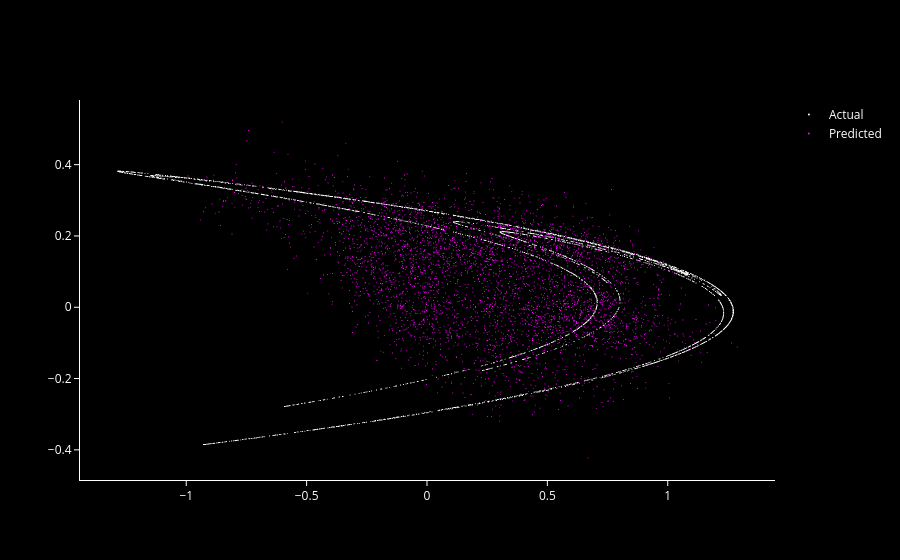

This figure's notebook cell:
### Code cell
henon_plot([Y_test, res_3["data"]["Y_pred"]], names=["Actual", "Predicted"])

### Figure 1 — Plotly figure (JSON) as saved in the notebook; plotly's stock layout.template omitted (floating-point values rounded to 4 significant figures; data arrays with more than 128 entries replaced by an {"elided": "..."} marker saying what was removed)
{"data": [{"marker": {"color": "white", "size": 1}, "mode": "markers", "name": "Actual", "type": "scattergl", "x": {"elided": "4000 float values"}, "y": {"elided": "4000 float values"}}, {"marker": {"color": "magenta", "size": 1}, "mode": "markers", "name": "Predicted", "type": "scattergl", "x": {"elided": "4000 float values"}, "y": {"elided": "4000 float values"}}], "layout": {"font": {"color": "white"}, "paper_bgcolor": "black", "plot_bgcolor": "black", "xaxis": {"linecolor": "white", "showgrid": false, "tickcolor": "white", "ticks": "outside", "zeroline": false}, "yaxis": {"linecolor": "white", "showgrid": false, "tickcolor": "white", "ticks": "outside", "zeroline": false}}}
